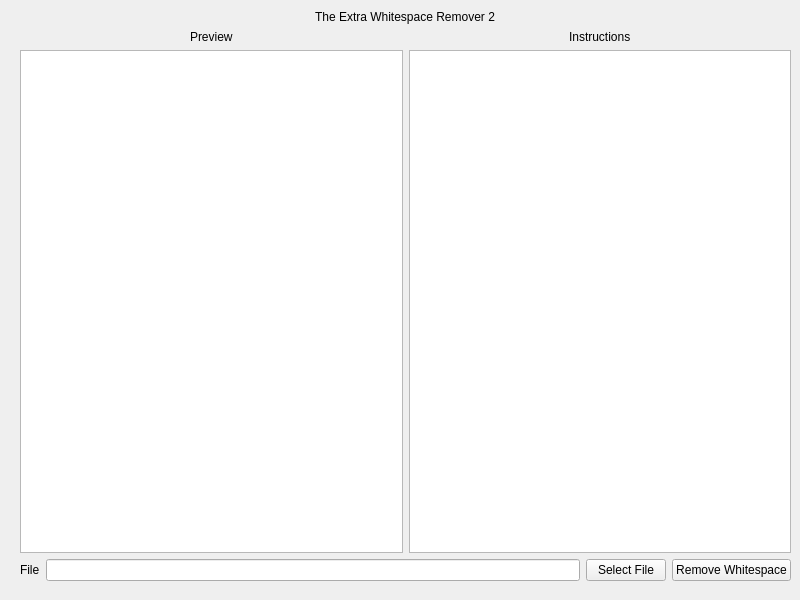
<?xml version="1.0" encoding="UTF-8"?>
<ui version="4.0">
 <class>ExtraWhiteSpaceEliminator</class>
 <widget class="QWidget" name="ExtraWhiteSpaceEliminator">
  <property name="geometry">
   <rect>
    <x>0</x>
    <y>0</y>
    <width>800</width>
    <height>600</height>
   </rect>
  </property>
  <property name="windowTitle">
   <string>ExtraWhiteSpaceEliminator</string>
  </property>
  <widget class="QWidget" name="layoutWidget">
   <property name="geometry">
    <rect>
     <x>20</x>
     <y>10</y>
     <width>771</width>
     <height>571</height>
    </rect>
   </property>
   <layout class="QVBoxLayout" name="verticalLayout_4">
    <item alignment="Qt::AlignHCenter">
     <widget class="QLabel" name="Title">
      <property name="text">
       <string>The Extra Whitespace Remover 2</string>
      </property>
     </widget>
    </item>
    <item>
     <layout class="QVBoxLayout" name="verticalLayout_3">
      <item>
       <layout class="QHBoxLayout" name="horizontalLayout_2">
        <item>
         <layout class="QVBoxLayout" name="verticalLayout_2">
          <item alignment="Qt::AlignHCenter">
           <widget class="QLabel" name="label_2">
            <property name="text">
             <string>Preview</string>
            </property>
           </widget>
          </item>
          <item>
           <widget class="QTextEdit" name="preview"/>
          </item>
         </layout>
        </item>
        <item>
         <layout class="QVBoxLayout" name="verticalLayout">
          <item alignment="Qt::AlignHCenter">
           <widget class="QLabel" name="label">
            <property name="text">
             <string>Instructions</string>
            </property>
           </widget>
          </item>
          <item>
           <widget class="QTextEdit" name="textEdit"/>
          </item>
         </layout>
        </item>
       </layout>
      </item>
      <item>
       <layout class="QHBoxLayout" name="horizontalLayout_3">
        <item>
         <layout class="QHBoxLayout" name="horizontalLayout">
          <item>
           <widget class="QLabel" name="labelFile">
            <property name="text">
             <string>File</string>
            </property>
           </widget>
          </item>
          <item>
           <widget class="QLineEdit" name="fileSelect"/>
          </item>
          <item>
           <widget class="QPushButton" name="selectFile">
            <property name="text">
             <string>Select File</string>
            </property>
           </widget>
          </item>
         </layout>
        </item>
        <item>
         <widget class="QPushButton" name="removeButton">
          <property name="text">
           <string>Remove Whitespace</string>
          </property>
         </widget>
        </item>
       </layout>
      </item>
     </layout>
    </item>
   </layout>
  </widget>
 </widget>
 <resources/>
 <connections/>
</ui>
